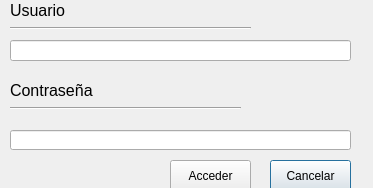
<?xml version="1.0" encoding="UTF-8"?>
<ui version="4.0">
 <class>iniciarSesion</class>
 <widget class="QDialog" name="iniciarSesion">
  <property name="geometry">
   <rect>
    <x>0</x>
    <y>0</y>
    <width>373</width>
    <height>188</height>
   </rect>
  </property>
  <property name="windowTitle">
   <string>Iniciar Sesion</string>
  </property>
  <property name="windowIcon">
   <iconset>
    <normaloff>../Iconos/Iniciar Sesion.png</normaloff>../Iconos/Iniciar Sesion.png</iconset>
  </property>
  <widget class="QLineEdit" name="lineEdit_1Nombre">
   <property name="geometry">
    <rect>
     <x>10</x>
     <y>40</y>
     <width>341</width>
     <height>21</height>
    </rect>
   </property>
   <property name="text">
    <string/>
   </property>
   <property name="echoMode">
    <enum>QLineEdit::Normal</enum>
   </property>
  </widget>
  <widget class="QLineEdit" name="lineEdit_2Contrasenea">
   <property name="geometry">
    <rect>
     <x>10</x>
     <y>130</y>
     <width>341</width>
     <height>20</height>
    </rect>
   </property>
   <property name="echoMode">
    <enum>QLineEdit::Password</enum>
   </property>
  </widget>
  <widget class="QPushButton" name="pushButton_2Cancelar">
   <property name="geometry">
    <rect>
     <x>270</x>
     <y>160</y>
     <width>81</width>
     <height>31</height>
    </rect>
   </property>
   <property name="cursor">
    <cursorShape>PointingHandCursor</cursorShape>
   </property>
   <property name="text">
    <string>Cancelar</string>
   </property>
  </widget>
  <widget class="QLabel" name="label_2Contrasenea">
   <property name="geometry">
    <rect>
     <x>10</x>
     <y>80</y>
     <width>101</width>
     <height>21</height>
    </rect>
   </property>
   <property name="font">
    <font>
     <pointsize>12</pointsize>
    </font>
   </property>
   <property name="text">
    <string>Contraseña</string>
   </property>
  </widget>
  <widget class="Line" name="line_1">
   <property name="geometry">
    <rect>
     <x>10</x>
     <y>20</y>
     <width>241</width>
     <height>16</height>
    </rect>
   </property>
   <property name="orientation">
    <enum>Qt::Horizontal</enum>
   </property>
  </widget>
  <widget class="Line" name="line_2">
   <property name="geometry">
    <rect>
     <x>10</x>
     <y>100</y>
     <width>231</width>
     <height>16</height>
    </rect>
   </property>
   <property name="orientation">
    <enum>Qt::Horizontal</enum>
   </property>
  </widget>
  <widget class="QLabel" name="label_1Nombre">
   <property name="geometry">
    <rect>
     <x>10</x>
     <y>0</y>
     <width>71</width>
     <height>21</height>
    </rect>
   </property>
   <property name="font">
    <font>
     <pointsize>12</pointsize>
    </font>
   </property>
   <property name="text">
    <string>Usuario</string>
   </property>
  </widget>
  <widget class="QPushButton" name="pushButton_1Acceder">
   <property name="geometry">
    <rect>
     <x>170</x>
     <y>160</y>
     <width>81</width>
     <height>31</height>
    </rect>
   </property>
   <property name="cursor">
    <cursorShape>PointingHandCursor</cursorShape>
   </property>
   <property name="text">
    <string>Acceder</string>
   </property>
  </widget>
 </widget>
 <tabstops>
  <tabstop>lineEdit_1Nombre</tabstop>
  <tabstop>lineEdit_2Contrasenea</tabstop>
  <tabstop>pushButton_1Acceder</tabstop>
  <tabstop>pushButton_2Cancelar</tabstop>
 </tabstops>
 <resources/>
 <connections>
  <connection>
   <sender>pushButton_2Cancelar</sender>
   <signal>clicked()</signal>
   <receiver>iniciarSesion</receiver>
   <slot>close()</slot>
   <hints>
    <hint type="sourcelabel">
     <x>314</x>
     <y>169</y>
    </hint>
    <hint type="destinationlabel">
     <x>296</x>
     <y>96</y>
    </hint>
   </hints>
  </connection>
 </connections>
</ui>
